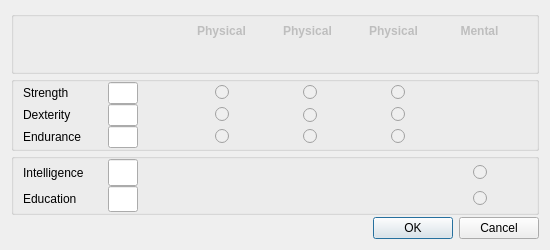
<?xml version="1.0" encoding="UTF-8"?>
<ui version="4.0">
 <class>AgingDialog</class>
 <widget class="QDialog" name="AgingDialog">
  <property name="windowModality">
   <enum>Qt::WindowModal</enum>
  </property>
  <property name="geometry">
   <rect>
    <x>0</x>
    <y>0</y>
    <width>550</width>
    <height>250</height>
   </rect>
  </property>
  <property name="windowTitle">
   <string>Aging Table Outcome</string>
  </property>
  <layout class="QVBoxLayout" name="verticalLayout">
   <property name="spacing">
    <number>2</number>
   </property>
   <item>
    <widget class="QGroupBox" name="headingGroupBox">
     <property name="title">
      <string/>
     </property>
     <layout class="QGridLayout" name="headingGridLayout">
      <property name="topMargin">
       <number>0</number>
      </property>
      <property name="bottomMargin">
       <number>0</number>
      </property>
      <property name="spacing">
       <number>0</number>
      </property>
      <item row="0" column="1">
       <spacer name="headingHorizontalSpacer2">
        <property name="orientation">
         <enum>Qt::Horizontal</enum>
        </property>
        <property name="sizeType">
         <enum>QSizePolicy::Fixed</enum>
        </property>
        <property name="sizeHint" stdset="0">
         <size>
          <width>30</width>
          <height>20</height>
         </size>
        </property>
       </spacer>
      </item>
      <item row="0" column="2">
       <spacer name="headingHorizontalSpacer3">
        <property name="orientation">
         <enum>Qt::Horizontal</enum>
        </property>
        <property name="sizeType">
         <enum>QSizePolicy::Fixed</enum>
        </property>
        <property name="sizeHint" stdset="0">
         <size>
          <width>40</width>
          <height>20</height>
         </size>
        </property>
       </spacer>
      </item>
      <item row="0" column="3">
       <widget class="QLabel" name="physicalLabel1">
        <property name="enabled">
         <bool>false</bool>
        </property>
        <property name="sizePolicy">
         <sizepolicy hsizetype="Fixed" vsizetype="Preferred">
          <horstretch>0</horstretch>
          <verstretch>0</verstretch>
         </sizepolicy>
        </property>
        <property name="maximumSize">
         <size>
          <width>85</width>
          <height>16777215</height>
         </size>
        </property>
        <property name="font">
         <font>
          <weight>75</weight>
          <bold>true</bold>
         </font>
        </property>
        <property name="text">
         <string>Physical</string>
        </property>
        <property name="alignment">
         <set>Qt::AlignCenter</set>
        </property>
       </widget>
      </item>
      <item row="0" column="4">
       <widget class="QLabel" name="physicalLabel2">
        <property name="enabled">
         <bool>false</bool>
        </property>
        <property name="sizePolicy">
         <sizepolicy hsizetype="Fixed" vsizetype="Preferred">
          <horstretch>0</horstretch>
          <verstretch>0</verstretch>
         </sizepolicy>
        </property>
        <property name="maximumSize">
         <size>
          <width>85</width>
          <height>16777215</height>
         </size>
        </property>
        <property name="font">
         <font>
          <weight>75</weight>
          <bold>true</bold>
         </font>
        </property>
        <property name="text">
         <string>Physical</string>
        </property>
        <property name="alignment">
         <set>Qt::AlignCenter</set>
        </property>
       </widget>
      </item>
      <item row="0" column="5">
       <widget class="QLabel" name="physicalLabel3">
        <property name="enabled">
         <bool>false</bool>
        </property>
        <property name="sizePolicy">
         <sizepolicy hsizetype="Fixed" vsizetype="Preferred">
          <horstretch>0</horstretch>
          <verstretch>0</verstretch>
         </sizepolicy>
        </property>
        <property name="maximumSize">
         <size>
          <width>85</width>
          <height>16777215</height>
         </size>
        </property>
        <property name="font">
         <font>
          <weight>75</weight>
          <bold>true</bold>
         </font>
        </property>
        <property name="text">
         <string>Physical</string>
        </property>
        <property name="alignment">
         <set>Qt::AlignCenter</set>
        </property>
       </widget>
      </item>
      <item row="0" column="6">
       <widget class="QLabel" name="mentalLabel">
        <property name="enabled">
         <bool>false</bool>
        </property>
        <property name="sizePolicy">
         <sizepolicy hsizetype="Fixed" vsizetype="Preferred">
          <horstretch>0</horstretch>
          <verstretch>0</verstretch>
         </sizepolicy>
        </property>
        <property name="maximumSize">
         <size>
          <width>85</width>
          <height>16777215</height>
         </size>
        </property>
        <property name="font">
         <font>
          <weight>75</weight>
          <bold>true</bold>
         </font>
        </property>
        <property name="text">
         <string>Mental</string>
        </property>
        <property name="alignment">
         <set>Qt::AlignCenter</set>
        </property>
       </widget>
      </item>
      <item row="1" column="3" alignment="Qt::AlignHCenter|Qt::AlignVCenter">
       <widget class="QLabel" name="physicalStepsLabel1">
        <property name="enabled">
         <bool>false</bool>
        </property>
        <property name="sizePolicy">
         <sizepolicy hsizetype="Fixed" vsizetype="Preferred">
          <horstretch>0</horstretch>
          <verstretch>0</verstretch>
         </sizepolicy>
        </property>
        <property name="maximumSize">
         <size>
          <width>85</width>
          <height>16777215</height>
         </size>
        </property>
        <property name="text">
         <string/>
        </property>
       </widget>
      </item>
      <item row="1" column="4" alignment="Qt::AlignHCenter">
       <widget class="QLabel" name="physicalStepsLabel2">
        <property name="enabled">
         <bool>false</bool>
        </property>
        <property name="sizePolicy">
         <sizepolicy hsizetype="Fixed" vsizetype="Preferred">
          <horstretch>0</horstretch>
          <verstretch>0</verstretch>
         </sizepolicy>
        </property>
        <property name="maximumSize">
         <size>
          <width>85</width>
          <height>16777215</height>
         </size>
        </property>
        <property name="text">
         <string/>
        </property>
       </widget>
      </item>
      <item row="1" column="5" alignment="Qt::AlignHCenter">
       <widget class="QLabel" name="physicalStepsLabel3">
        <property name="enabled">
         <bool>false</bool>
        </property>
        <property name="sizePolicy">
         <sizepolicy hsizetype="Fixed" vsizetype="Preferred">
          <horstretch>0</horstretch>
          <verstretch>0</verstretch>
         </sizepolicy>
        </property>
        <property name="maximumSize">
         <size>
          <width>85</width>
          <height>16777215</height>
         </size>
        </property>
        <property name="text">
         <string/>
        </property>
       </widget>
      </item>
      <item row="1" column="6" alignment="Qt::AlignHCenter">
       <widget class="QLabel" name="mentalStepsLabel">
        <property name="enabled">
         <bool>false</bool>
        </property>
        <property name="sizePolicy">
         <sizepolicy hsizetype="Fixed" vsizetype="Preferred">
          <horstretch>0</horstretch>
          <verstretch>0</verstretch>
         </sizepolicy>
        </property>
        <property name="maximumSize">
         <size>
          <width>85</width>
          <height>16777215</height>
         </size>
        </property>
        <property name="text">
         <string/>
        </property>
       </widget>
      </item>
      <item row="0" column="0">
       <spacer name="headingHorizontalSpacer1">
        <property name="orientation">
         <enum>Qt::Horizontal</enum>
        </property>
        <property name="sizeType">
         <enum>QSizePolicy::Fixed</enum>
        </property>
        <property name="sizeHint" stdset="0">
         <size>
          <width>85</width>
          <height>20</height>
         </size>
        </property>
       </spacer>
      </item>
     </layout>
    </widget>
   </item>
   <item>
    <widget class="QGroupBox" name="physicalGroupBox">
     <property name="title">
      <string/>
     </property>
     <layout class="QGridLayout" name="physicalGridLayout">
      <property name="topMargin">
       <number>0</number>
      </property>
      <property name="bottomMargin">
       <number>0</number>
      </property>
      <property name="spacing">
       <number>0</number>
      </property>
      <item row="0" column="6">
       <spacer name="mentalHorizontalSpacer">
        <property name="orientation">
         <enum>Qt::Horizontal</enum>
        </property>
        <property name="sizeType">
         <enum>QSizePolicy::Fixed</enum>
        </property>
        <property name="sizeHint" stdset="0">
         <size>
          <width>85</width>
          <height>20</height>
         </size>
        </property>
       </spacer>
      </item>
      <item row="2" column="5" alignment="Qt::AlignHCenter|Qt::AlignVCenter">
       <widget class="QRadioButton" name="endRadioButton3">
        <property name="enabled">
         <bool>false</bool>
        </property>
        <property name="sizePolicy">
         <sizepolicy hsizetype="Fixed" vsizetype="Preferred">
          <horstretch>0</horstretch>
          <verstretch>0</verstretch>
         </sizepolicy>
        </property>
        <property name="maximumSize">
         <size>
          <width>85</width>
          <height>16777215</height>
         </size>
        </property>
        <property name="text">
         <string/>
        </property>
        <attribute name="buttonGroup">
         <string notr="true">physicalButtonGroup3</string>
        </attribute>
       </widget>
      </item>
      <item row="2" column="4" alignment="Qt::AlignHCenter|Qt::AlignVCenter">
       <widget class="QRadioButton" name="endRadioButton2">
        <property name="enabled">
         <bool>false</bool>
        </property>
        <property name="sizePolicy">
         <sizepolicy hsizetype="Fixed" vsizetype="Preferred">
          <horstretch>0</horstretch>
          <verstretch>0</verstretch>
         </sizepolicy>
        </property>
        <property name="maximumSize">
         <size>
          <width>85</width>
          <height>16777215</height>
         </size>
        </property>
        <property name="text">
         <string/>
        </property>
        <attribute name="buttonGroup">
         <string notr="true">physicalButtonGroup2</string>
        </attribute>
       </widget>
      </item>
      <item row="1" column="4" alignment="Qt::AlignHCenter">
       <widget class="QRadioButton" name="dexRadioButton2">
        <property name="enabled">
         <bool>false</bool>
        </property>
        <property name="sizePolicy">
         <sizepolicy hsizetype="Fixed" vsizetype="Preferred">
          <horstretch>0</horstretch>
          <verstretch>0</verstretch>
         </sizepolicy>
        </property>
        <property name="maximumSize">
         <size>
          <width>85</width>
          <height>16777215</height>
         </size>
        </property>
        <property name="text">
         <string/>
        </property>
        <attribute name="buttonGroup">
         <string notr="true">physicalButtonGroup2</string>
        </attribute>
       </widget>
      </item>
      <item row="0" column="4" alignment="Qt::AlignHCenter|Qt::AlignVCenter">
       <widget class="QRadioButton" name="strRadioButton2">
        <property name="enabled">
         <bool>false</bool>
        </property>
        <property name="sizePolicy">
         <sizepolicy hsizetype="Fixed" vsizetype="Preferred">
          <horstretch>0</horstretch>
          <verstretch>0</verstretch>
         </sizepolicy>
        </property>
        <property name="maximumSize">
         <size>
          <width>85</width>
          <height>16777215</height>
         </size>
        </property>
        <property name="text">
         <string/>
        </property>
        <attribute name="buttonGroup">
         <string notr="true">physicalButtonGroup2</string>
        </attribute>
       </widget>
      </item>
      <item row="2" column="3" alignment="Qt::AlignHCenter|Qt::AlignVCenter">
       <widget class="QRadioButton" name="endRadioButton1">
        <property name="enabled">
         <bool>false</bool>
        </property>
        <property name="sizePolicy">
         <sizepolicy hsizetype="Fixed" vsizetype="Preferred">
          <horstretch>0</horstretch>
          <verstretch>0</verstretch>
         </sizepolicy>
        </property>
        <property name="maximumSize">
         <size>
          <width>85</width>
          <height>16777215</height>
         </size>
        </property>
        <property name="text">
         <string/>
        </property>
        <attribute name="buttonGroup">
         <string notr="true">physicalButtonGroup1</string>
        </attribute>
       </widget>
      </item>
      <item row="1" column="0">
       <widget class="QLabel" name="dexLabel">
        <property name="sizePolicy">
         <sizepolicy hsizetype="Fixed" vsizetype="Preferred">
          <horstretch>0</horstretch>
          <verstretch>0</verstretch>
         </sizepolicy>
        </property>
        <property name="maximumSize">
         <size>
          <width>85</width>
          <height>16777215</height>
         </size>
        </property>
        <property name="text">
         <string>Dexterity</string>
        </property>
       </widget>
      </item>
      <item row="2" column="2">
       <widget class="QLabel" name="endModLabel">
        <property name="maximumSize">
         <size>
          <width>40</width>
          <height>16777215</height>
         </size>
        </property>
        <property name="text">
         <string/>
        </property>
        <property name="alignment">
         <set>Qt::AlignRight|Qt::AlignTrailing|Qt::AlignVCenter</set>
        </property>
       </widget>
      </item>
      <item row="2" column="0">
       <widget class="QLabel" name="endLabel">
        <property name="sizePolicy">
         <sizepolicy hsizetype="Fixed" vsizetype="Preferred">
          <horstretch>0</horstretch>
          <verstretch>0</verstretch>
         </sizepolicy>
        </property>
        <property name="maximumSize">
         <size>
          <width>85</width>
          <height>16777215</height>
         </size>
        </property>
        <property name="text">
         <string>Endurance</string>
        </property>
       </widget>
      </item>
      <item row="0" column="0">
       <widget class="QLabel" name="strLabel">
        <property name="sizePolicy">
         <sizepolicy hsizetype="Fixed" vsizetype="Preferred">
          <horstretch>0</horstretch>
          <verstretch>0</verstretch>
         </sizepolicy>
        </property>
        <property name="maximumSize">
         <size>
          <width>85</width>
          <height>16777215</height>
         </size>
        </property>
        <property name="text">
         <string>Strength</string>
        </property>
       </widget>
      </item>
      <item row="1" column="5" alignment="Qt::AlignHCenter|Qt::AlignVCenter">
       <widget class="QRadioButton" name="dexRadioButton3">
        <property name="enabled">
         <bool>false</bool>
        </property>
        <property name="sizePolicy">
         <sizepolicy hsizetype="Fixed" vsizetype="Preferred">
          <horstretch>0</horstretch>
          <verstretch>0</verstretch>
         </sizepolicy>
        </property>
        <property name="maximumSize">
         <size>
          <width>85</width>
          <height>16777215</height>
         </size>
        </property>
        <property name="text">
         <string/>
        </property>
        <attribute name="buttonGroup">
         <string notr="true">physicalButtonGroup3</string>
        </attribute>
       </widget>
      </item>
      <item row="0" column="5" alignment="Qt::AlignHCenter|Qt::AlignVCenter">
       <widget class="QRadioButton" name="strRadioButton3">
        <property name="enabled">
         <bool>false</bool>
        </property>
        <property name="sizePolicy">
         <sizepolicy hsizetype="Fixed" vsizetype="Preferred">
          <horstretch>0</horstretch>
          <verstretch>0</verstretch>
         </sizepolicy>
        </property>
        <property name="maximumSize">
         <size>
          <width>85</width>
          <height>16777215</height>
         </size>
        </property>
        <property name="text">
         <string/>
        </property>
        <attribute name="buttonGroup">
         <string notr="true">physicalButtonGroup3</string>
        </attribute>
       </widget>
      </item>
      <item row="0" column="3" alignment="Qt::AlignHCenter|Qt::AlignVCenter">
       <widget class="QRadioButton" name="strRadioButton1">
        <property name="enabled">
         <bool>false</bool>
        </property>
        <property name="sizePolicy">
         <sizepolicy hsizetype="Fixed" vsizetype="Preferred">
          <horstretch>0</horstretch>
          <verstretch>0</verstretch>
         </sizepolicy>
        </property>
        <property name="maximumSize">
         <size>
          <width>85</width>
          <height>16777215</height>
         </size>
        </property>
        <property name="text">
         <string/>
        </property>
        <attribute name="buttonGroup">
         <string notr="true">physicalButtonGroup1</string>
        </attribute>
       </widget>
      </item>
      <item row="1" column="3" alignment="Qt::AlignHCenter|Qt::AlignVCenter">
       <widget class="QRadioButton" name="dexRadioButton1">
        <property name="enabled">
         <bool>false</bool>
        </property>
        <property name="sizePolicy">
         <sizepolicy hsizetype="Fixed" vsizetype="Preferred">
          <horstretch>0</horstretch>
          <verstretch>0</verstretch>
         </sizepolicy>
        </property>
        <property name="maximumSize">
         <size>
          <width>85</width>
          <height>16777215</height>
         </size>
        </property>
        <property name="text">
         <string/>
        </property>
        <attribute name="buttonGroup">
         <string notr="true">physicalButtonGroup1</string>
        </attribute>
       </widget>
      </item>
      <item row="2" column="1">
       <widget class="QLineEdit" name="endLineEdit">
        <property name="sizePolicy">
         <sizepolicy hsizetype="Fixed" vsizetype="Preferred">
          <horstretch>0</horstretch>
          <verstretch>0</verstretch>
         </sizepolicy>
        </property>
        <property name="maximumSize">
         <size>
          <width>30</width>
          <height>16777215</height>
         </size>
        </property>
        <property name="alignment">
         <set>Qt::AlignRight|Qt::AlignTrailing|Qt::AlignVCenter</set>
        </property>
        <property name="readOnly">
         <bool>true</bool>
        </property>
       </widget>
      </item>
      <item row="1" column="1">
       <widget class="QLineEdit" name="dexLineEdit">
        <property name="sizePolicy">
         <sizepolicy hsizetype="Fixed" vsizetype="Preferred">
          <horstretch>0</horstretch>
          <verstretch>0</verstretch>
         </sizepolicy>
        </property>
        <property name="maximumSize">
         <size>
          <width>30</width>
          <height>16777215</height>
         </size>
        </property>
        <property name="alignment">
         <set>Qt::AlignRight|Qt::AlignTrailing|Qt::AlignVCenter</set>
        </property>
        <property name="readOnly">
         <bool>true</bool>
        </property>
       </widget>
      </item>
      <item row="0" column="1">
       <widget class="QLineEdit" name="strLineEdit">
        <property name="sizePolicy">
         <sizepolicy hsizetype="Fixed" vsizetype="Preferred">
          <horstretch>0</horstretch>
          <verstretch>0</verstretch>
         </sizepolicy>
        </property>
        <property name="maximumSize">
         <size>
          <width>30</width>
          <height>16777215</height>
         </size>
        </property>
        <property name="alignment">
         <set>Qt::AlignRight|Qt::AlignTrailing|Qt::AlignVCenter</set>
        </property>
        <property name="readOnly">
         <bool>true</bool>
        </property>
       </widget>
      </item>
      <item row="1" column="2">
       <widget class="QLabel" name="dexModLabel">
        <property name="maximumSize">
         <size>
          <width>40</width>
          <height>16777215</height>
         </size>
        </property>
        <property name="text">
         <string/>
        </property>
        <property name="alignment">
         <set>Qt::AlignRight|Qt::AlignTrailing|Qt::AlignVCenter</set>
        </property>
       </widget>
      </item>
      <item row="0" column="2">
       <widget class="QLabel" name="strModLabel">
        <property name="maximumSize">
         <size>
          <width>40</width>
          <height>16777215</height>
         </size>
        </property>
        <property name="text">
         <string/>
        </property>
        <property name="alignment">
         <set>Qt::AlignRight|Qt::AlignTrailing|Qt::AlignVCenter</set>
        </property>
       </widget>
      </item>
     </layout>
    </widget>
   </item>
   <item>
    <widget class="QGroupBox" name="mentalGroupBox">
     <property name="title">
      <string/>
     </property>
     <layout class="QGridLayout" name="mentalGridLayout">
      <property name="topMargin">
       <number>0</number>
      </property>
      <property name="bottomMargin">
       <number>0</number>
      </property>
      <property name="spacing">
       <number>0</number>
      </property>
      <item row="0" column="3">
       <spacer name="physicalHorizontalSpacer1">
        <property name="orientation">
         <enum>Qt::Horizontal</enum>
        </property>
        <property name="sizeType">
         <enum>QSizePolicy::Fixed</enum>
        </property>
        <property name="sizeHint" stdset="0">
         <size>
          <width>85</width>
          <height>20</height>
         </size>
        </property>
       </spacer>
      </item>
      <item row="0" column="6" alignment="Qt::AlignHCenter|Qt::AlignVCenter">
       <widget class="QRadioButton" name="intRadioButton">
        <property name="enabled">
         <bool>false</bool>
        </property>
        <property name="sizePolicy">
         <sizepolicy hsizetype="Fixed" vsizetype="Preferred">
          <horstretch>0</horstretch>
          <verstretch>0</verstretch>
         </sizepolicy>
        </property>
        <property name="maximumSize">
         <size>
          <width>85</width>
          <height>16777215</height>
         </size>
        </property>
        <property name="text">
         <string/>
        </property>
        <attribute name="buttonGroup">
         <string notr="true">mentalButtonGroup</string>
        </attribute>
       </widget>
      </item>
      <item row="0" column="4">
       <spacer name="physicalHorizontalSpacer2">
        <property name="orientation">
         <enum>Qt::Horizontal</enum>
        </property>
        <property name="sizeType">
         <enum>QSizePolicy::Fixed</enum>
        </property>
        <property name="sizeHint" stdset="0">
         <size>
          <width>85</width>
          <height>20</height>
         </size>
        </property>
       </spacer>
      </item>
      <item row="1" column="0">
       <widget class="QLabel" name="eduLabel">
        <property name="sizePolicy">
         <sizepolicy hsizetype="Fixed" vsizetype="Preferred">
          <horstretch>0</horstretch>
          <verstretch>0</verstretch>
         </sizepolicy>
        </property>
        <property name="maximumSize">
         <size>
          <width>85</width>
          <height>16777215</height>
         </size>
        </property>
        <property name="text">
         <string>Education</string>
        </property>
       </widget>
      </item>
      <item row="1" column="2">
       <widget class="QLabel" name="eduModLabel">
        <property name="sizePolicy">
         <sizepolicy hsizetype="Fixed" vsizetype="Preferred">
          <horstretch>0</horstretch>
          <verstretch>0</verstretch>
         </sizepolicy>
        </property>
        <property name="maximumSize">
         <size>
          <width>40</width>
          <height>16777215</height>
         </size>
        </property>
        <property name="text">
         <string/>
        </property>
        <property name="alignment">
         <set>Qt::AlignRight|Qt::AlignTrailing|Qt::AlignVCenter</set>
        </property>
       </widget>
      </item>
      <item row="0" column="0">
       <widget class="QLabel" name="intLabel">
        <property name="sizePolicy">
         <sizepolicy hsizetype="Fixed" vsizetype="Preferred">
          <horstretch>0</horstretch>
          <verstretch>0</verstretch>
         </sizepolicy>
        </property>
        <property name="maximumSize">
         <size>
          <width>85</width>
          <height>16777215</height>
         </size>
        </property>
        <property name="text">
         <string>Intelligence</string>
        </property>
       </widget>
      </item>
      <item row="0" column="2">
       <widget class="QLabel" name="intModLabel">
        <property name="sizePolicy">
         <sizepolicy hsizetype="Fixed" vsizetype="Preferred">
          <horstretch>0</horstretch>
          <verstretch>0</verstretch>
         </sizepolicy>
        </property>
        <property name="maximumSize">
         <size>
          <width>40</width>
          <height>16777215</height>
         </size>
        </property>
        <property name="text">
         <string/>
        </property>
        <property name="alignment">
         <set>Qt::AlignRight|Qt::AlignTrailing|Qt::AlignVCenter</set>
        </property>
       </widget>
      </item>
      <item row="0" column="5">
       <spacer name="physicalHorizontalSpacer3">
        <property name="orientation">
         <enum>Qt::Horizontal</enum>
        </property>
        <property name="sizeType">
         <enum>QSizePolicy::Fixed</enum>
        </property>
        <property name="sizeHint" stdset="0">
         <size>
          <width>85</width>
          <height>20</height>
         </size>
        </property>
       </spacer>
      </item>
      <item row="1" column="6" alignment="Qt::AlignHCenter|Qt::AlignVCenter">
       <widget class="QRadioButton" name="eduRadioButton">
        <property name="enabled">
         <bool>false</bool>
        </property>
        <property name="sizePolicy">
         <sizepolicy hsizetype="Fixed" vsizetype="Preferred">
          <horstretch>0</horstretch>
          <verstretch>0</verstretch>
         </sizepolicy>
        </property>
        <property name="maximumSize">
         <size>
          <width>85</width>
          <height>16777215</height>
         </size>
        </property>
        <property name="text">
         <string/>
        </property>
        <attribute name="buttonGroup">
         <string notr="true">mentalButtonGroup</string>
        </attribute>
       </widget>
      </item>
      <item row="0" column="1">
       <widget class="QLineEdit" name="intLineEdit">
        <property name="sizePolicy">
         <sizepolicy hsizetype="Fixed" vsizetype="Preferred">
          <horstretch>0</horstretch>
          <verstretch>0</verstretch>
         </sizepolicy>
        </property>
        <property name="maximumSize">
         <size>
          <width>30</width>
          <height>16777215</height>
         </size>
        </property>
        <property name="alignment">
         <set>Qt::AlignRight|Qt::AlignTrailing|Qt::AlignVCenter</set>
        </property>
        <property name="readOnly">
         <bool>true</bool>
        </property>
       </widget>
      </item>
      <item row="1" column="1">
       <widget class="QLineEdit" name="eduLineEdit">
        <property name="sizePolicy">
         <sizepolicy hsizetype="Fixed" vsizetype="Preferred">
          <horstretch>0</horstretch>
          <verstretch>0</verstretch>
         </sizepolicy>
        </property>
        <property name="maximumSize">
         <size>
          <width>30</width>
          <height>16777215</height>
         </size>
        </property>
        <property name="alignment">
         <set>Qt::AlignRight|Qt::AlignTrailing|Qt::AlignVCenter</set>
        </property>
        <property name="readOnly">
         <bool>true</bool>
        </property>
       </widget>
      </item>
     </layout>
    </widget>
   </item>
   <item>
    <widget class="QDialogButtonBox" name="buttonBox">
     <property name="orientation">
      <enum>Qt::Horizontal</enum>
     </property>
     <property name="standardButtons">
      <set>QDialogButtonBox::Cancel|QDialogButtonBox::Ok</set>
     </property>
    </widget>
   </item>
  </layout>
 </widget>
 <tabstops>
  <tabstop>strRadioButton1</tabstop>
  <tabstop>dexRadioButton1</tabstop>
  <tabstop>endRadioButton1</tabstop>
  <tabstop>strRadioButton2</tabstop>
  <tabstop>dexRadioButton2</tabstop>
  <tabstop>endRadioButton2</tabstop>
  <tabstop>strRadioButton3</tabstop>
  <tabstop>dexRadioButton3</tabstop>
  <tabstop>endRadioButton3</tabstop>
  <tabstop>intRadioButton</tabstop>
  <tabstop>eduRadioButton</tabstop>
  <tabstop>strLineEdit</tabstop>
  <tabstop>dexLineEdit</tabstop>
  <tabstop>endLineEdit</tabstop>
  <tabstop>intLineEdit</tabstop>
  <tabstop>eduLineEdit</tabstop>
 </tabstops>
 <resources/>
 <connections>
  <connection>
   <sender>buttonBox</sender>
   <signal>accepted()</signal>
   <receiver>AgingDialog</receiver>
   <slot>accept()</slot>
   <hints>
    <hint type="sourcelabel">
     <x>254</x>
     <y>245</y>
    </hint>
    <hint type="destinationlabel">
     <x>157</x>
     <y>274</y>
    </hint>
   </hints>
  </connection>
  <connection>
   <sender>buttonBox</sender>
   <signal>rejected()</signal>
   <receiver>AgingDialog</receiver>
   <slot>reject()</slot>
   <hints>
    <hint type="sourcelabel">
     <x>322</x>
     <y>245</y>
    </hint>
    <hint type="destinationlabel">
     <x>286</x>
     <y>274</y>
    </hint>
   </hints>
  </connection>
  <connection>
   <sender>physicalButtonGroup1</sender>
   <signal>buttonClicked(int)</signal>
   <receiver>AgingDialog</receiver>
   <slot>Select(int)</slot>
   <hints>
    <hint type="sourcelabel">
     <x>223</x>
     <y>89</y>
    </hint>
    <hint type="destinationlabel">
     <x>274</x>
     <y>124</y>
    </hint>
   </hints>
  </connection>
  <connection>
   <sender>physicalButtonGroup2</sender>
   <signal>buttonClicked(int)</signal>
   <receiver>AgingDialog</receiver>
   <slot>Select(int)</slot>
   <hints>
    <hint type="sourcelabel">
     <x>-1</x>
     <y>-1</y>
    </hint>
    <hint type="destinationlabel">
     <x>274</x>
     <y>124</y>
    </hint>
   </hints>
  </connection>
  <connection>
   <sender>physicalButtonGroup3</sender>
   <signal>buttonClicked(int)</signal>
   <receiver>AgingDialog</receiver>
   <slot>Select(int)</slot>
   <hints>
    <hint type="sourcelabel">
     <x>-1</x>
     <y>-1</y>
    </hint>
    <hint type="destinationlabel">
     <x>274</x>
     <y>124</y>
    </hint>
   </hints>
  </connection>
  <connection>
   <sender>mentalButtonGroup</sender>
   <signal>buttonClicked(int)</signal>
   <receiver>AgingDialog</receiver>
   <slot>Select(int)</slot>
   <hints>
    <hint type="sourcelabel">
     <x>-1</x>
     <y>-1</y>
    </hint>
    <hint type="destinationlabel">
     <x>274</x>
     <y>124</y>
    </hint>
   </hints>
  </connection>
 </connections>
 <slots>
  <slot>Select(int)</slot>
 </slots>
 <buttongroups>
  <buttongroup name="physicalButtonGroup3"/>
  <buttongroup name="physicalButtonGroup1"/>
  <buttongroup name="physicalButtonGroup2"/>
  <buttongroup name="mentalButtonGroup"/>
 </buttongroups>
</ui>
